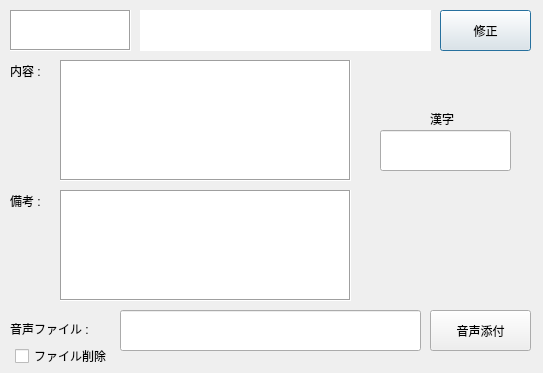
<?xml version="1.0" encoding="UTF-8"?>
<ui version="4.0">
 <class>modify_kotoba</class>
 <widget class="QDialog" name="modify_kotoba">
  <property name="geometry">
   <rect>
    <x>0</x>
    <y>0</y>
    <width>543</width>
    <height>373</height>
   </rect>
  </property>
  <property name="windowTitle">
   <string>見出し語修正</string>
  </property>
  <widget class="QPushButton" name="modify_btn">
   <property name="geometry">
    <rect>
     <x>440</x>
     <y>10</y>
     <width>91</width>
     <height>41</height>
    </rect>
   </property>
   <property name="text">
    <string>修正</string>
   </property>
  </widget>
  <widget class="QLabel" name="label">
   <property name="geometry">
    <rect>
     <x>10</x>
     <y>60</y>
     <width>41</width>
     <height>21</height>
    </rect>
   </property>
   <property name="text">
    <string>内容 :</string>
   </property>
  </widget>
  <widget class="QLineEdit" name="mp3_path">
   <property name="geometry">
    <rect>
     <x>120</x>
     <y>310</y>
     <width>301</width>
     <height>41</height>
    </rect>
   </property>
  </widget>
  <widget class="QTextEdit" name="imi_line">
   <property name="geometry">
    <rect>
     <x>60</x>
     <y>60</y>
     <width>291</width>
     <height>121</height>
    </rect>
   </property>
   <property name="frameShape">
    <enum>QFrame::Box</enum>
   </property>
  </widget>
  <widget class="QLabel" name="label_3">
   <property name="geometry">
    <rect>
     <x>10</x>
     <y>192</y>
     <width>41</width>
     <height>17</height>
    </rect>
   </property>
   <property name="text">
    <string>備考 :</string>
   </property>
  </widget>
  <widget class="QLabel" name="label_4">
   <property name="geometry">
    <rect>
     <x>10</x>
     <y>316</y>
     <width>111</width>
     <height>26</height>
    </rect>
   </property>
   <property name="text">
    <string>音声ファイル :</string>
   </property>
  </widget>
  <widget class="QPushButton" name="file_btn">
   <property name="geometry">
    <rect>
     <x>430</x>
     <y>310</y>
     <width>101</width>
     <height>41</height>
    </rect>
   </property>
   <property name="text">
    <string>音声添付</string>
   </property>
  </widget>
  <widget class="QLabel" name="label_2">
   <property name="geometry">
    <rect>
     <x>430</x>
     <y>110</y>
     <width>41</width>
     <height>17</height>
    </rect>
   </property>
   <property name="text">
    <string>漢字</string>
   </property>
  </widget>
  <widget class="QLineEdit" name="kanji_line">
   <property name="geometry">
    <rect>
     <x>380</x>
     <y>130</y>
     <width>131</width>
     <height>41</height>
    </rect>
   </property>
  </widget>
  <widget class="QTextEdit" name="bikou_line">
   <property name="geometry">
    <rect>
     <x>60</x>
     <y>190</y>
     <width>291</width>
     <height>111</height>
    </rect>
   </property>
   <property name="frameShape">
    <enum>QFrame::Box</enum>
   </property>
  </widget>
  <widget class="QTextBrowser" name="cb">
   <property name="geometry">
    <rect>
     <x>10</x>
     <y>10</y>
     <width>121</width>
     <height>41</height>
    </rect>
   </property>
   <property name="frameShape">
    <enum>QFrame::Box</enum>
   </property>
  </widget>
  <widget class="QTextBrowser" name="kotoba_line">
   <property name="geometry">
    <rect>
     <x>140</x>
     <y>10</y>
     <width>291</width>
     <height>41</height>
    </rect>
   </property>
   <property name="frameShape">
    <enum>QFrame::NoFrame</enum>
   </property>
  </widget>
  <widget class="QCheckBox" name="del_file">
   <property name="geometry">
    <rect>
     <x>15</x>
     <y>344</y>
     <width>101</width>
     <height>24</height>
    </rect>
   </property>
   <property name="font">
    <font>
     <pointsize>9</pointsize>
    </font>
   </property>
   <property name="text">
    <string>ファイル削除</string>
   </property>
  </widget>
 </widget>
 <resources/>
 <connections/>
</ui>
